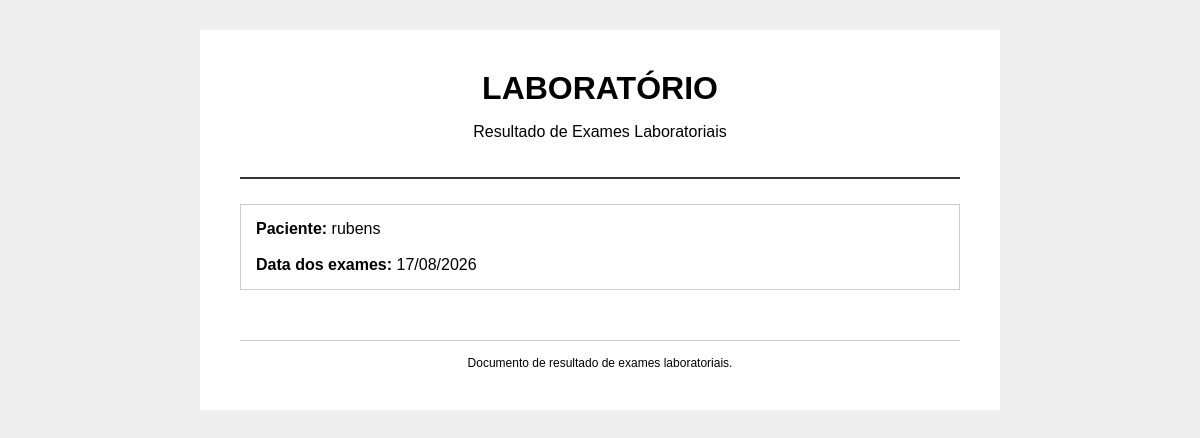
/ver_resultados/4/2026-08-17, run on an earlier commit of the app's database.
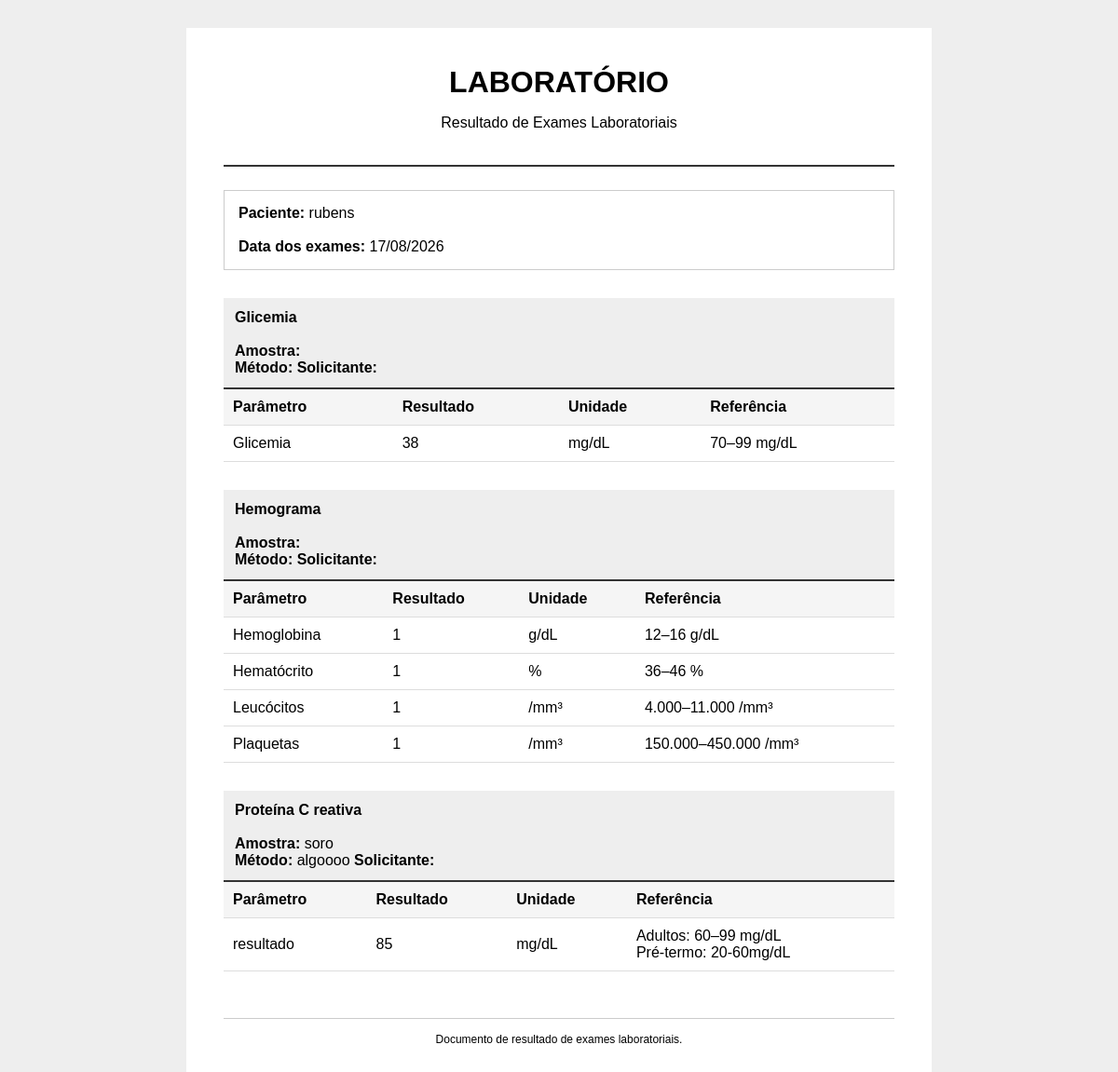
And on a later commit of the database.
### odisseu/models.py (models this page shows, shortened)
class Agendamento(models.Model):
    EXAMES = [
        ('glicemia', 'Glicemia'),
        ('hemograma', 'Hemograma'),
        ('proteina', 'Proteína C reativa'),
    ]
    solicitante = models.CharField(max_length=200,blank=True, validators=[validate_nome]
    )
    paciente = models.ForeignKey(
        Paciente,
        on_delete=models.CASCADE
    )
    exame = models.CharField(
        max_length=50,
        choices=EXAMES
    )
    data = models.DateField()

class ResultadoParametro(models.Model):
    resultado = models.ForeignKey(
        Resultado,
        on_delete=models.CASCADE,
        related_name='parametros'
    )
    nome = models.CharField(
        max_length=100
    )
    valor = models.CharField(
        max_length=100,
        blank=True
    )
    unidade = models.CharField(
        max_length=50,
        blank=True
    )
    referencia = models.CharField(
        max_length=200,
        blank=True
    )

### odisseu/views.py (the view)
# urls.py: path('ver_resultados/<int:paciente_id>/<str:data>',views.ver_resultados, name='ver_resultados'
def ver_resultados(request, paciente_id, data):
    paciente = Paciente.objects.get(id=paciente_id)
    data = datetime.strptime(data, '%Y-%m-%d').date()
    resultados = Resultado.objects.filter(
        agendamento__paciente=paciente,
        agendamento__data=data
    )
    for resultado in resultados:
        codigo_exame = resultado.agendamento.exame
        exame = EXAMES[codigo_exame]
        resultado.agendamento.amostra = exame.get('amostra', '')
        resultado.agendamento.metodo = exame.get('metodo', '')
    return render(
        request,
        'ver_resultados.html',
        {
            'paciente': paciente,
            'resultados': resultados,
            'data': data,
        }
    )

### odisseu/templates/ver_resultados.html (shortened to what this page needs)
<!DOCTYPE html>
<html lang="pt-br">
<head>
</head>
<body>
    <div class="laudo">
        <div class="cabecalho">
            <h1>LABORATÓRIO</h1>
            <p>
                Resultado de Exames Laboratoriais
            </p>
        </div>
        <div class="dados-paciente">
            <strong>Paciente:</strong>
            {{ paciente.nome }}
            <br><br>
            <strong>Data dos exames:</strong>
            {{ data|date:"d/m/Y" }}
        </div>
        {% regroup resultados by agendamento as exames %}
        {% for grupo in exames %}
            <div class="exame">
                <div class="exame-titulo">
                    <strong>
                        {{ grupo.grouper.get_exame_display }}
                    </strong>
                    <br><br>
                    <strong>Amostra:</strong>
                    {{ grupo.grouper.amostra }}
                    <br>
                    <strong>Método:</strong>
                    {{ grupo.grouper.metodo }}
                    <strong>Solicitante:</strong>
                </div>
                <table>
                    <thead>
                        <tr>
                            <th>
                                Parâmetro
                            </th>
                            <th>
                                Resultado
                            </th>
                            <th>
                                Unidade
                            </th>
                            <th>
                                Referência
                            </th>
                        </tr>
                    </thead>
                    <tbody>
                        {% for resultado in grupo.list %}
                            {% for parametro in resultado.parametros.all %}
                                <tr>
                                    <td>
                                        {{ parametro.nome }}
                                    </td>
                                    <td>
                                        {{ parametro.valor }}
                                    </td>
                                    <td>
                                        {{ parametro.unidade }}
                                    </td>
                                    <td>
                                       {{ parametro.referencia|linebreaksbr }}
                                    </td>
                                </tr>
                            {% endfor %}
                        {% endfor %}
                    </tbody>
                </table>
            </div>
        {% endfor %}
        <div class="rodape">
            Documento de resultado de exames laboratoriais.
        </div>
    </div>
</body>
</html>

What changed in the data, as far as the page shows it:
added Agendamento: grouper.exame "Glicemia"
added ResultadoParametro: nome "Glicemia", valor "38", unidade "mg/dL", referencia "70–99 mg/dL"
added Agendamento: grouper.exame "Hemograma"
added ResultadoParametro: nome "Hemoglobina", valor "1", unidade "g/dL", referencia "12–16 g/dL"
added ResultadoParametro: nome "Hematócrito", valor "1", unidade "%", referencia "36–46 %"
added ResultadoParametro: nome "Leucócitos", valor "1", unidade "/mm³", referencia "4.000–11.000 /mm³"
added ResultadoParametro: nome "Plaquetas", valor "1", unidade "/mm³", referencia "150.000–450.000 /mm³"
added Agendamento: grouper.exame "Proteína C reativa", grouper.amostra "soro", grouper.metodo "algoooo"
added ResultadoParametro: nome "resultado", valor "85", unidade "mg/dL", referencia "Adultos: 60–99 mg/dL Pré-termo: 20-60mg/dL"
